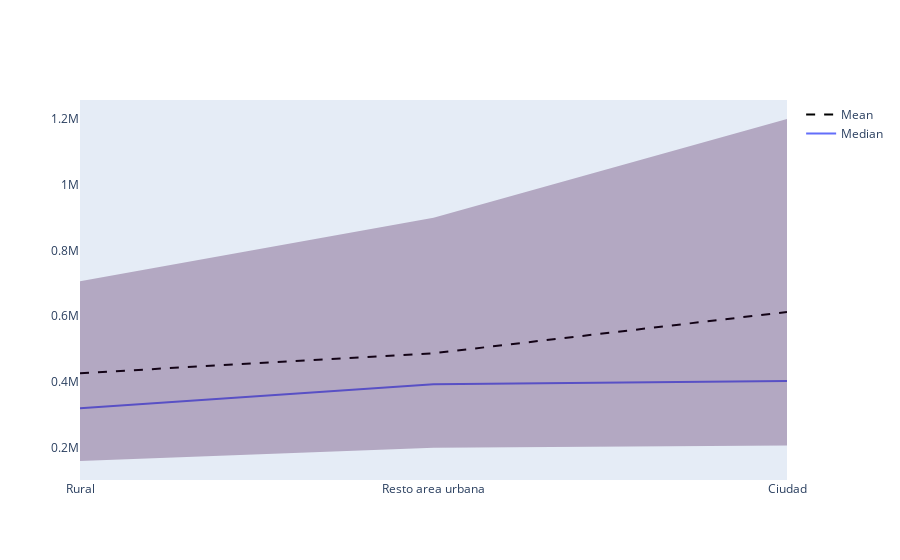

This figure's notebook cell:
### Code cell
marginal_dependency_plot(esi, sueldo_col_name, 'tipo_zona', is_categorical=True, categories_recall_pct=1)

### Figure 1 — Plotly figure (JSON) as saved in the notebook; plotly's stock layout.template omitted (floating-point values rounded to 4 significant figures)
{"data": [{"line": {"color": "rgba(69, 25, 78)"}, "mode": "lines", "name": "Median", "type": "scatter", "x": ["Rural", "Resto area urbana", "Ciudad"], "y": [320000, 393200.0, 403300.0]}, {"line": {"color": "black", "dash": "dash"}, "mode": "lines", "name": "Mean", "type": "scatter", "x": ["Rural", "Resto area urbana", "Ciudad"], "y": [426700.0, 487200.0, 612600.0]}, {"line": {"width": 0}, "marker": {"color": "#C7405A"}, "mode": "lines", "name": "Quantile 90%", "showlegend": false, "type": "scatter", "x": ["Rural", "Resto area urbana", "Ciudad"], "y": [705700.0, 899300.0, 1199000.0]}, {"fill": "tonexty", "fillcolor": "rgba(63, 13, 74, 0.3)", "line": {"width": 0}, "marker": {"color": "#C7405A"}, "mode": "lines", "name": "Quantile 10%", "showlegend": false, "type": "scatter", "x": ["Rural", "Resto area urbana", "Ciudad"], "y": [159900.0, 199800.0, 206700.0]}], "layout": {"autosize": true, "hovermode": "x", "title": {}, "xaxis": {"autorange": true, "range": [0, 2], "showgrid": false, "title": {}, "type": "category"}, "yaxis": {"autorange": true, "range": [102100.0, 1257000.0], "showgrid": false, "title": {}, "type": "linear"}}}
